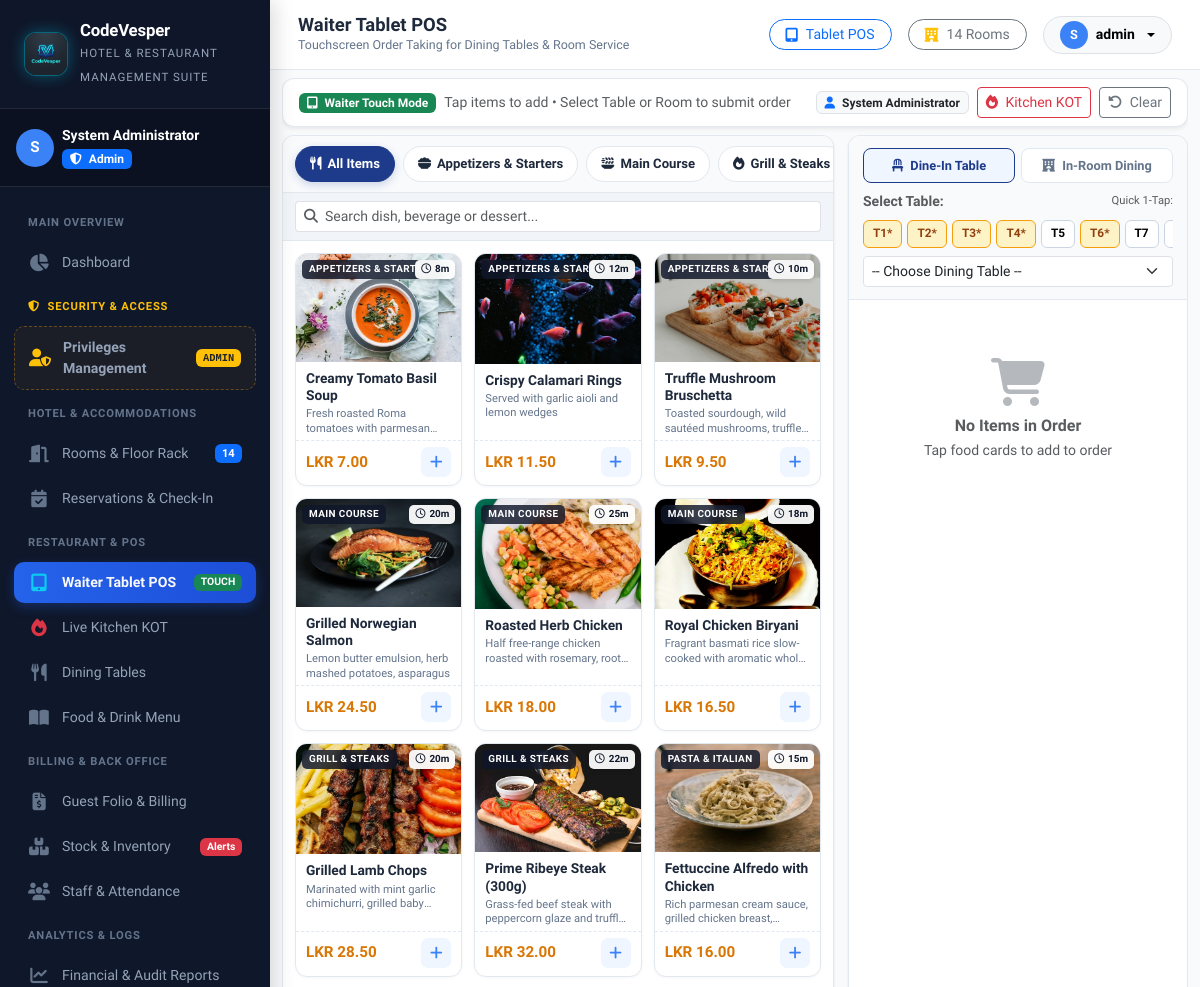
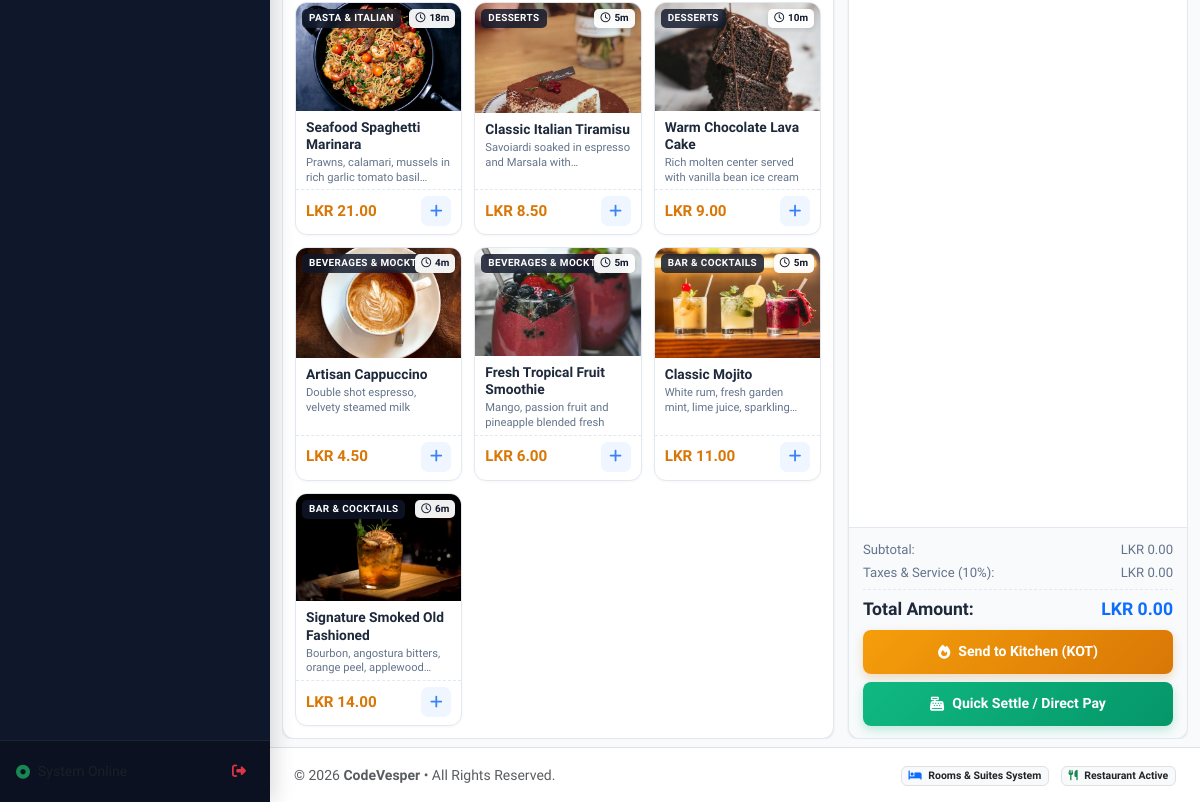
The page /pos.php (signed in) on the database as committed earlier (2 pictures, top to bottom).
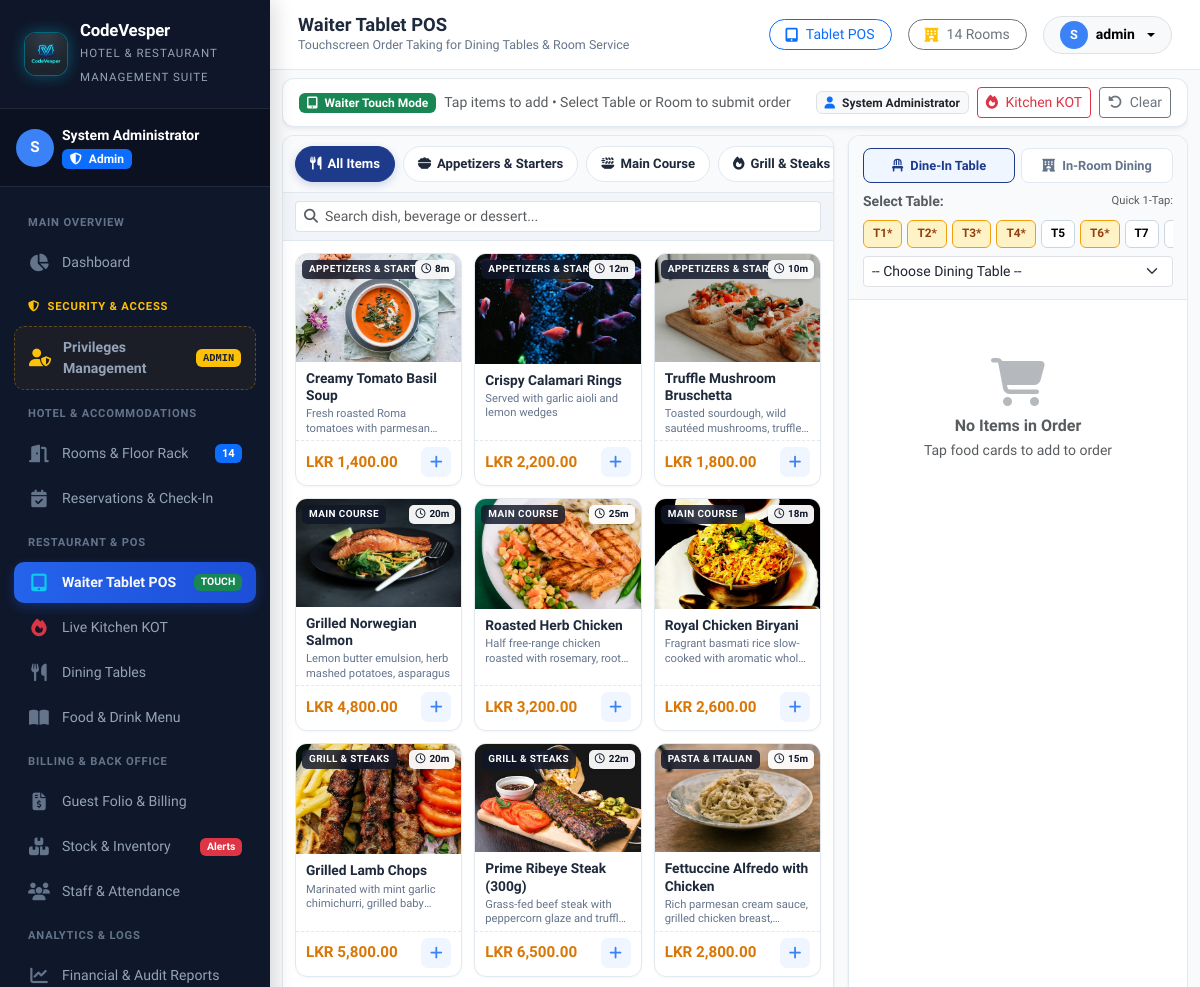
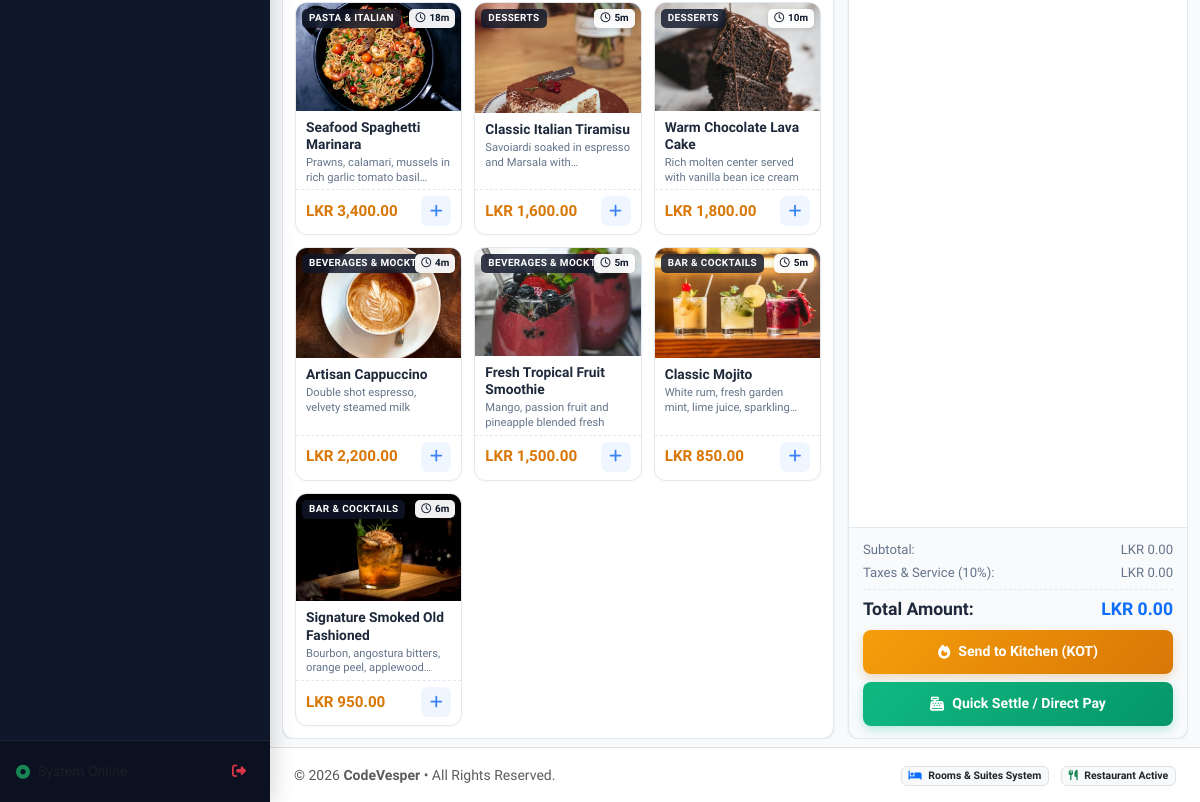
The same page on the database as committed later (2 pictures, top to bottom).
### tables this page shows
CREATE TABLE `menu_categories` (
  `id` int NOT NULL AUTO_INCREMENT,
  `name` varchar(50) NOT NULL,
  `icon` varchar(50) DEFAULT 'utensils',
  `sort_order` int DEFAULT '0',
  `status` enum('active','inactive') DEFAULT 'active',
  PRIMARY KEY (`id`)  
);

CREATE TABLE `menu_items` (
  `id` int NOT NULL AUTO_INCREMENT,
  `category_id` int NOT NULL,
  `name` varchar(100) NOT NULL,
  `description` varchar(255) DEFAULT NULL,
  `price` decimal(10,2) NOT NULL,
  `cost_price` decimal(10,2) DEFAULT '0.00',
  `image` varchar(255) DEFAULT 'default_food.jpg',
  `is_available` tinyint(1) DEFAULT '1',
  `prep_time_minutes` int DEFAULT '15',
  PRIMARY KEY (`id`)  ,
  KEY `category_id` (`category_id`),
  CONSTRAINT `menu_items_ibfk_1` FOREIGN KEY (`category_id`) REFERENCES `menu_categories` (`id`)
);

CREATE TABLE `dining_tables` (
  `id` int NOT NULL AUTO_INCREMENT,
  `table_number` varchar(20) NOT NULL,
  `section` varchar(50) DEFAULT 'Main Dining',
  `capacity` int DEFAULT '4',
  `status` enum('available','occupied','reserved','cleaning') DEFAULT 'available',
  PRIMARY KEY (`id`)  ,
  UNIQUE KEY `table_number` (`table_number`)
);

### includes/functions.php (called while the page is built, shortened)
<?php
function formatMoney($amount): string {
    $symbol = defined('APP_CURRENCY') ? APP_CURRENCY : 'LKR ';
    return $symbol . number_format((float)$amount, 2);
}

### pos.php (the view, shortened to what the rows shown need)
<?php
require_once __DIR__ . '/includes/header.php';
$db = getDbConnection();
$categories = $db->query("SELECT * FROM menu_categories WHERE status = 'active' ORDER BY sort_order ASC")->fetchAll();
$menuItems = $db->query("
    SELECT m.*, c.name as category_name
    FROM menu_items m
    JOIN menu_categories c ON m.category_id = c.id
    WHERE m.is_available = 1
    ORDER BY c.sort_order ASC, m.name ASC
")->fetchAll();
$diningTables = $db->query("SELECT * FROM dining_tables ORDER BY id ASC")->fetchAll();
?>
<div class="pos-page-wrapper">
    <div class="pos-container">
        <div class="pos-catalog-panel">
            <div class="pos-categories-bar">
                <button type="button" class="category-pill active" onclick="filterCategory('all', this)">
                    <i class="fa-solid fa-utensils"></i> All Items
                </button>
                <?php foreach ($categories as $cat): ?>
                    <button type="button" class="category-pill" onclick="filterCategory('cat-<?= $cat['id'] ?>', this)">
                        <i class="fa-solid fa-<?= htmlspecialchars($cat['icon']) ?>"></i>
                        <?= htmlspecialchars($cat['name']) ?>
                    </button>
                <?php endforeach; ?>
            </div>
            <div class="pos-menu-grid" id="menuGrid">
                <?php foreach ($menuItems as $item):
                    $foodImg = !empty($item['image']) ? htmlspecialchars($item['image']) : 'default_food.jpg';
                ?>
                    <div class="menu-card-touch cat-<?= $item['category_id'] ?>"
                         data-id="<?= $item['id'] ?>"
                         data-name="<?= htmlspecialchars($item['name']) ?>"
                         data-price="<?= $item['price'] ?>"
                         onclick="addToCart(<?= $item['id'] ?>, '<?= addslashes($item['name']) ?>', <?= $item['price'] ?>, '<?= addslashes($foodImg) ?>')">
                        <div class="menu-card-img-wrap">
                            <img src="assets/images/foods/<?= $foodImg ?>"
                                 alt="<?= htmlspecialchars($item['name']) ?>"
                                 class="menu-card-img"
                                 loading="lazy"
                                 onerror="this.onerror=null; this.src='assets/images/foods/default_food.jpg';">
                            <span class="menu-card-cat-tag"><?= htmlspecialchars($item['category_name']) ?></span>
                            <?php if (!empty($item['prep_time_minutes'])): ?>
                                <span class="menu-card-prep-tag">
                                    <i class="fa-regular fa-clock me-1"></i><?= (int)$item['prep_time_minutes'] ?>m
                                </span>
                            <?php endif; ?>
                        </div>
                        <div class="menu-card-body">
                            <div class="menu-card-name" title="<?= htmlspecialchars($item['name']) ?>"><?= htmlspecialchars($item['name']) ?></div>
                            <div class="menu-card-desc"><?= htmlspecialchars($item['description'] ?? '') ?></div>
                        </div>
                        <div class="menu-card-footer">
                            <span class="menu-card-price"><?= formatMoney($item['price']) ?></span>
                            <button class="menu-card-add-btn" type="button" title="Add to Order">
                                <i class="fa-solid fa-plus"></i>
                            </button>
                        </div>
                    </div>
                <?php endforeach; ?>
            </div>
        </div>
        <div class="pos-order-panel">
            <div class="pos-order-header">
                <div id="sectionTableSelect">
                    <div class="quick-table-scroll">
                        <?php foreach ($diningTables as $t):
                            $shortName = str_replace('Table ', '', $t['table_number']);
                        ?>
                            <button type="button"
                                    class="quick-table-pill <?= $t['status'] === 'occupied' ? 'occupied' : '' ?>"
                                    id="pill-table-<?= $t['id'] ?>"
                                    onclick="selectQuickTable(<?= $t['id'] ?>)"
                                    title="<?= htmlspecialchars($t['table_number']) ?> (<?= htmlspecialchars($t['section']) ?> - <?= ucfirst($t['status']) ?>)">
                                <?= htmlspecialchars($shortName) ?><?= $t['status'] === 'occupied' ? '*' : '' ?>
                            </button>
                        <?php endforeach; ?>
                    </div>
                </div>
            </div>
        </div>
    </div>
</div>
<?php require_once __DIR__ . '/includes/footer.php'; ?>

Rows that differ between the two databases and show on the page:
changed menu_items "Creamy Tomato Basil Soup": price "LKR 7.00" → "LKR 1,400.00"
changed menu_items "Crispy Calamari Rings": price "LKR 11.50" → "LKR 2,200.00"
changed menu_items "Truffle Mushroom Bruschetta": price "LKR 9.50" → "LKR 1,800.00"
changed menu_items "Grilled Norwegian Salmon": price "LKR 24.50" → "LKR 4,800.00"
changed menu_items "Roasted Herb Chicken": price "LKR 18.00" → "LKR 3,200.00"
changed menu_items "Royal Chicken Biryani": price "LKR 16.50" → "LKR 2,600.00"
changed menu_items "Grilled Lamb Chops": price "LKR 28.50" → "LKR 5,800.00"
changed menu_items "Prime Ribeye Steak (300g)": price "LKR 32.00" → "LKR 6,500.00"
changed menu_items "Fettuccine Alfredo with Chicken": price "LKR 16.00" → "LKR 2,800.00"
changed menu_items "Seafood Spaghetti Marinara": price "LKR 21.00" → "LKR 3,400.00"
changed menu_items "Classic Italian Tiramisu": price "LKR 8.50" → "LKR 1,600.00"
changed menu_items "Warm Chocolate Lava Cake": price "LKR 9.00" → "LKR 1,800.00"
changed menu_items "Artisan Cappuccino": price "LKR 4.50" → "LKR 2,200.00"
changed menu_items "Fresh Tropical Fruit Smoothie": price "LKR 6.00" → "LKR 1,500.00"
changed menu_items "Classic Mojito": price "LKR 11.00" → "LKR 850.00"
changed menu_items "Signature Smoked Old Fashioned": price "LKR 14.00" → "LKR 950.00"
